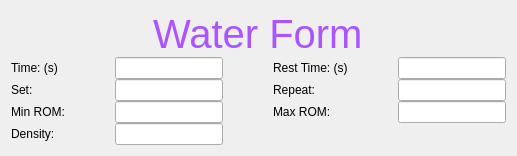
                     <widget class="QWidget" name="Water">
                      <layout class="QGridLayout" name="gridLayout_Water" columnstretch="1,2,1,2">
                       <property name="horizontalSpacing">
                        <number>50</number>
                       </property>
                       <property name="verticalSpacing">
                        <number>0</number>
                       </property>
                       <item row="1" column="0">
                        <widget class="QLabel" name="label_WaterTime">
                         <property name="sizePolicy">
                          <sizepolicy hsizetype="Preferred" vsizetype="Maximum">
                           <horstretch>0</horstretch>
                           <verstretch>0</verstretch>
                          </sizepolicy>
                         </property>
                         <property name="text">
                          <string>Time: (s)</string>
                         </property>
                        </widget>
                       </item>
                       <item row="1" column="1">
                        <widget class="QLineEdit" name="lineEdit_WaterTime">
                         <property name="sizePolicy">
                          <sizepolicy hsizetype="Preferred" vsizetype="Maximum">
                           <horstretch>0</horstretch>
                           <verstretch>0</verstretch>
                          </sizepolicy>
                         </property>
                        </widget>
                       </item>
                       <item row="1" column="2">
                        <widget class="QLabel" name="label_WaterRestTime">
                         <property name="sizePolicy">
                          <sizepolicy hsizetype="Preferred" vsizetype="Maximum">
                           <horstretch>0</horstretch>
                           <verstretch>0</verstretch>
                          </sizepolicy>
                         </property>
                         <property name="text">
                          <string>Rest Time: (s)</string>
                         </property>
                        </widget>
                       </item>
                       <item row="1" column="3">
                        <widget class="QLineEdit" name="lineEdit_WaterRestTime">
                         <property name="sizePolicy">
                          <sizepolicy hsizetype="Preferred" vsizetype="Maximum">
                           <horstretch>0</horstretch>
                           <verstretch>0</verstretch>
                          </sizepolicy>
                         </property>
                        </widget>
                       </item>
                       <item row="2" column="0">
                        <widget class="QLabel" name="label_WaterSet">
                         <property name="sizePolicy">
                          <sizepolicy hsizetype="Preferred" vsizetype="Maximum">
                           <horstretch>0</horstretch>
                           <verstretch>0</verstretch>
                          </sizepolicy>
                         </property>
                         <property name="text">
                          <string>Set:</string>
                         </property>
                        </widget>
                       </item>
                       <item row="2" column="1">
                        <widget class="QLineEdit" name="lineEdit_WaterSet">
                         <property name="sizePolicy">
                          <sizepolicy hsizetype="Preferred" vsizetype="Maximum">
                           <horstretch>0</horstretch>
                           <verstretch>0</verstretch>
                          </sizepolicy>
                         </property>
                        </widget>
                       </item>
                       <item row="2" column="2">
                        <widget class="QLabel" name="label_WaterRepeat">
                         <property name="sizePolicy">
                          <sizepolicy hsizetype="Preferred" vsizetype="Maximum">
                           <horstretch>0</horstretch>
                           <verstretch>0</verstretch>
                          </sizepolicy>
                         </property>
                         <property name="text">
                          <string>Repeat:</string>
                         </property>
                        </widget>
                       </item>
                       <item row="2" column="3">
                        <widget class="QLineEdit" name="lineEdit_WaterRepeat">
                         <property name="sizePolicy">
                          <sizepolicy hsizetype="Preferred" vsizetype="Maximum">
                           <horstretch>0</horstretch>
                           <verstretch>0</verstretch>
                          </sizepolicy>
                         </property>
                        </widget>
                       </item>
                       <item row="3" column="0">
                        <widget class="QLabel" name="label_WaterMinROM">
                         <property name="sizePolicy">
                          <sizepolicy hsizetype="Preferred" vsizetype="Maximum">
                           <horstretch>0</horstretch>
                           <verstretch>0</verstretch>
                          </sizepolicy>
                         </property>
                         <property name="text">
                          <string>Min ROM:</string>
                         </property>
                        </widget>
                       </item>
                       <item row="3" column="1">
                        <widget class="QLineEdit" name="lineEdit_WaterMinROM">
                         <property name="sizePolicy">
                          <sizepolicy hsizetype="Preferred" vsizetype="Maximum">
                           <horstretch>0</horstretch>
                           <verstretch>0</verstretch>
                          </sizepolicy>
                         </property>
                        </widget>
                       </item>
                       <item row="3" column="2">
                        <widget class="QLabel" name="label_WaterMaxROM">
                         <property name="sizePolicy">
                          <sizepolicy hsizetype="Preferred" vsizetype="Maximum">
                           <horstretch>0</horstretch>
                           <verstretch>0</verstretch>
                          </sizepolicy>
                         </property>
                         <property name="text">
                          <string>Max ROM:</string>
                         </property>
                        </widget>
                       </item>
                       <item row="3" column="3">
                        <widget class="QLineEdit" name="lineEdit_WaterMaxROM">
                         <property name="sizePolicy">
                          <sizepolicy hsizetype="Preferred" vsizetype="Maximum">
                           <horstretch>0</horstretch>
                           <verstretch>0</verstretch>
                          </sizepolicy>
                         </property>
                        </widget>
                       </item>
                       <item row="4" column="0">
                        <widget class="QLabel" name="label_WaterDensity">
                         <property name="sizePolicy">
                          <sizepolicy hsizetype="Preferred" vsizetype="Maximum">
                           <horstretch>0</horstretch>
                           <verstretch>0</verstretch>
                          </sizepolicy>
                         </property>
                         <property name="text">
                          <string>Density:</string>
                         </property>
                        </widget>
                       </item>
                       <item row="4" column="1">
                        <widget class="QLineEdit" name="lineEdit_WaterDensity">
                         <property name="sizePolicy">
                          <sizepolicy hsizetype="Preferred" vsizetype="Maximum">
                           <horstretch>0</horstretch>
                           <verstretch>0</verstretch>
                          </sizepolicy>
                         </property>
                        </widget>
                       </item>
                       <item row="0" column="0" colspan="4" alignment="Qt::AlignHCenter">
                        <widget class="QLabel" name="label_Water">
                         <property name="sizePolicy">
                          <sizepolicy hsizetype="Preferred" vsizetype="Maximum">
                           <horstretch>0</horstretch>
                           <verstretch>0</verstretch>
                          </sizepolicy>
                         </property>
                         <property name="font">
                          <font>
                           <pointsize>30</pointsize>
                           <italic>false</italic>
                           <bold>false</bold>
                          </font>
                         </property>
                         <property name="styleSheet">
                          <string notr="true">font: 30pt &quot;Segoe UI&quot;;
color: rgb(170, 85, 255);</string>
                         </property>
                         <property name="text">
                          <string>Water Form</string>
                         </property>
                        </widget>
                       </item>
                      </layout>
                     </widget>
